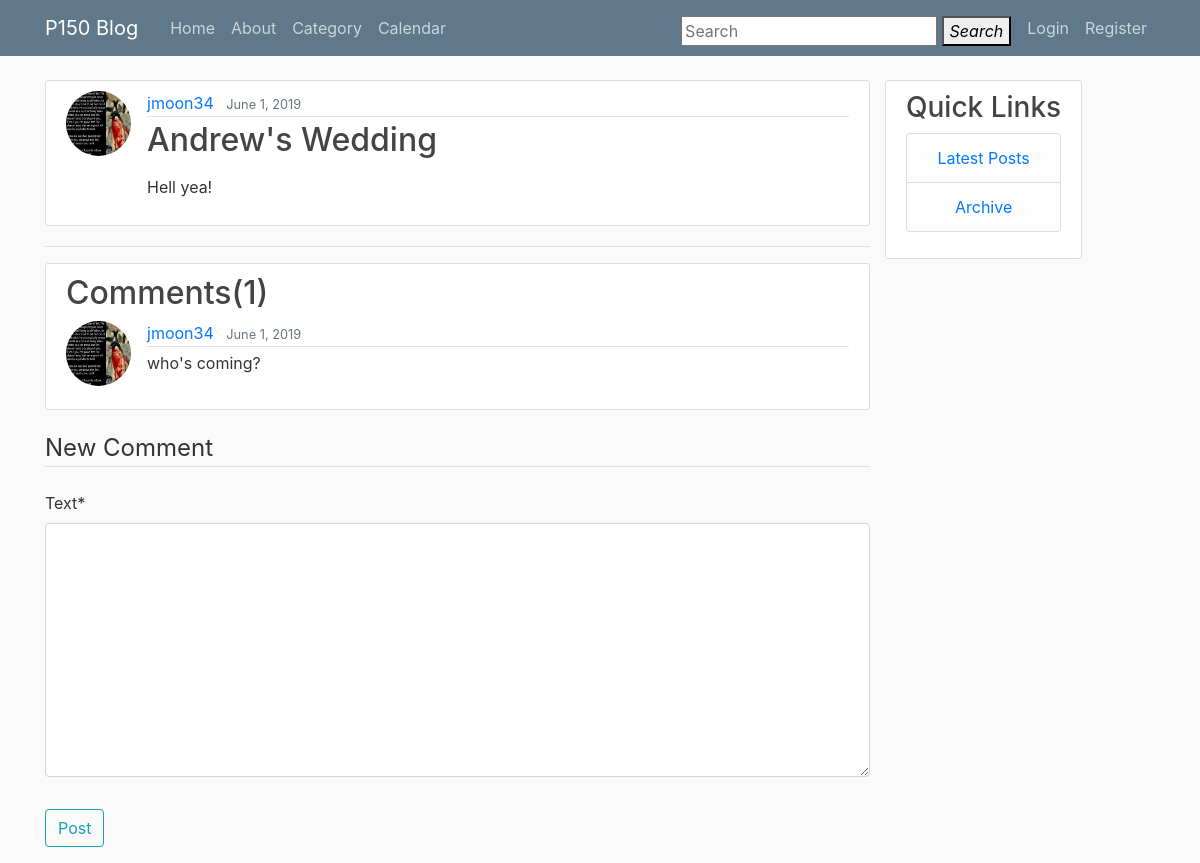
Screenshot of /calendar/event/6/ with the database file from the repository.
### scheduler/models.py (models this page shows, shortened)
class Event(models.Model):
    title = models.CharField(max_length=150, blank=True, null=True)
    description = RichTextUploadingField(config_name='default', blank=True,
                                         null=True)
    date_posted = models.DateTimeField(default=timezone.now)
    start_time = models.DateTimeField()
    end_time = models.DateTimeField()
    author = models.ForeignKey(User, on_delete=models.CASCADE)

### users/models.py (models this page shows, shortened)
class Profile(models.Model):
    user = models.OneToOneField(User, on_delete=models.CASCADE)
    image = models.ImageField(default='default.jpg', upload_to='profile_pics')

### blog/models.py (models this page shows, shortened)
class Comment(models.Model):
    post = models.ForeignKey(Post, on_delete=models.CASCADE, null=True,
                             blank=True, related_name='comments')
    event = models.ForeignKey(Event, on_delete=models.CASCADE, null=True,
                             blank=True, related_name='comments')
    author = models.ForeignKey(User, on_delete=models.CASCADE)
    text = models.TextField()
    date_posted = models.DateTimeField(default=timezone.now)

### scheduler/views.py (the view, shortened to what this page needs)
# urls.py: path('event/<int:pk>/', EventView.as_view(), name='event-detail'),
class EventView(View):
    def get(self, request, *args, **kwargs):
        view = EventDetailView.as_view()
        return view(request, *args, **kwargs)

### blog/forms.py
class CommentForm(forms.ModelForm):
    class Meta:
        model = Comment
        fields = ['text']

### scheduler/views.py (called while the page is built)
    def get_context_data(self, **kwargs):
        context = super().get_context_data(**kwargs)
        context['form'] = CommentForm(initial={'event': self.object, 'author':
                                              self.request.user})
        return context

### scheduler/templates/scheduler/event_detail.html (shortened to what this page needs)
{% extends 'blog/base.html' %}
{% load crispy_forms_tags %}
{% block content %}
	<article class="media content-section">
		<img class="rounded-circle article-img" src="{{ object.author.profile.image.url }}">
		<div class="media-body">
			<div class="article-metadata">
				<a class="mr-2" href="{% url 'user-posts' object.author.username %}">{{ object.author }}</a>
				<small class="mr-2 text-muted">{{ object.date_posted|date:"F j, Y" }}</small>
			</div>
			<h2 class="article-title">{{ object.title }}</h2>
			<p class="article-content">{{ object.description|safe }}</p>
		</div>
	</article>
	<hr>
	<article class="content-section">
		<h2>Comments({{ event.comments.count }})</h2>
		{% for comment in event.comments.all %}
			<div class="media mb-2">
				<div class="media-left">
					<img class="rounded-circle article-img" src="{{ comment.author.profile.image.url }}">
				</div>
				<div class="media-body">
					<div class="article-metadata">
						<a class="mr-2" href="{% url 'user-posts' comment.author.username %}">{{ comment.author.username }}</a>
						<small class="mr-2 text-muted">{{ comment.date_posted|date:"F j, Y" }}</small>
					</div>
				<p class="article-content">{{ comment.text|linebreaksbr }}</p>
				</div>
			</div>
		{% empty %}
			<p>No comments here yet :(</p>
		{% endfor %}
	</article>
	<form method="POST" action="{% url 'event-detail' object.id %}">
		<fieldset class="form-group">
			<legend class="border-bottom mb-4">New Comment</legend>
			{{ form|crispy }}
		</fieldset>
		<div class="form-group">
			<button class="btn btn-outline-info" type="submit">Post</button>
		</div>
	</form>
{% endblock %}

### blog/static/blog/main.css (style rules this page uses)
body { background: #fafafa; color: #333333; margin-top: 5rem; }
h1, h2, h3, h4, h5, h6 { color: #444444; }
.content-section { background: #ffffff; padding: 10px 20px; border: 1px solid #dddddd; border-radius: 3px; margin-bottom: 20px; }
.article-title { color: #444444; }
.article-content { white-space: pre-line; }
img { max-width: 100%; height: auto; }
.article-img { height: 65px; width: 65px; margin-right: 16px; }
.article-metadata { padding-bottom: 1px; margin-bottom: 4px; border-bottom: 1px solid #e3e3e3 }

### rows the page displays
Event: author.profile.image (picture), author "jmoon34", date_posted "June 1, 2019", title "Andrew's Wedding", description "Hell yea!", comments.count "1"
Comment: author.profile.image (picture), author.username "jmoon34", date_posted "June 1, 2019", text "who's coming?"
